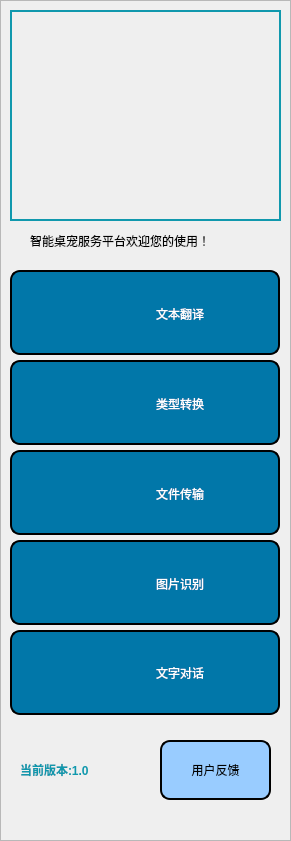
   <widget class="QFrame" name="frame_3">
    <property name="geometry">
     <rect>
      <x>-1</x>
      <y>-1</y>
      <width>291</width>
      <height>841</height>
     </rect>
    </property>
    <property name="styleSheet">
     <string notr="true">background:#f9f9f9;
toolButton_2:{background:#000}
</string>
    </property>
    <property name="frameShape">
     <enum>QFrame::StyledPanel</enum>
    </property>
    <property name="frameShadow">
     <enum>QFrame::Raised</enum>
    </property>
    <widget class="QLabel" name="label">
     <property name="geometry">
      <rect>
       <x>10</x>
       <y>10</y>
       <width>271</width>
       <height>211</height>
      </rect>
     </property>
     <property name="styleSheet">
      <string notr="true">
background:;
border:2px solid;
border-color:#1098ad;
</string>
     </property>
     <property name="text">
      <string/>
     </property>
     <property name="pixmap">
      <pixmap>E:/Code/python/UI_pic/pet.jpg</pixmap>
     </property>
     <property name="scaledContents">
      <bool>true</bool>
     </property>
    </widget>
    <widget class="QFrame" name="frame_11">
     <property name="geometry">
      <rect>
       <x>10</x>
       <y>270</y>
       <width>270</width>
       <height>85</height>
      </rect>
     </property>
     <property name="styleSheet">
      <string notr="true">border: 2px solid black;
font: 18pt &quot;Agency FB&quot;;
background:rgb(1, 119, 169);
border-radius:10px;
</string>
     </property>
     <property name="frameShape">
      <enum>QFrame::StyledPanel</enum>
     </property>
     <property name="frameShadow">
      <enum>QFrame::Raised</enum>
     </property>
     <widget class="QToolButton" name="toolButton_2">
      <property name="geometry">
       <rect>
        <x>80</x>
        <y>11</y>
        <width>180</width>
        <height>65</height>
       </rect>
      </property>
      <property name="maximumSize">
       <size>
        <width>180</width>
        <height>80</height>
       </size>
      </property>
      <property name="styleSheet">
       <string notr="true">font: 25pt &quot;Agency FB&quot;;
border: 0px solid black;
color:#ffffff;

</string>
      </property>
      <property name="text">
       <string>文本翻译</string>
      </property>
     </widget>
     <widget class="QLabel" name="label_7">
      <property name="geometry">
       <rect>
        <x>10</x>
        <y>13</y>
        <width>65</width>
        <height>65</height>
       </rect>
      </property>
      <property name="styleSheet">
       <string notr="true">border: 0px solid black;
</string>
      </property>
      <property name="text">
       <string/>
      </property>
      <property name="pixmap">
       <pixmap>E:/Code/python/UI_pic/1翻译.png</pixmap>
      </property>
      <property name="scaledContents">
       <bool>true</bool>
      </property>
     </widget>
    </widget>
    <widget class="QFrame" name="frame_10">
     <property name="geometry">
      <rect>
       <x>10</x>
       <y>360</y>
       <width>270</width>
       <height>85</height>
      </rect>
     </property>
     <property name="styleSheet">
      <string notr="true">border: 2px solid black;
font: 18pt &quot;Agency FB&quot;;
background:rgb(1, 119, 169);
border-radius:10px;
</string>
     </property>
     <property name="frameShape">
      <enum>QFrame::StyledPanel</enum>
     </property>
     <property name="frameShadow">
      <enum>QFrame::Raised</enum>
     </property>
     <widget class="QLabel" name="label_6">
      <property name="geometry">
       <rect>
        <x>10</x>
        <y>10</y>
        <width>65</width>
        <height>65</height>
       </rect>
      </property>
      <property name="maximumSize">
       <size>
        <width>65</width>
        <height>65</height>
       </size>
      </property>
      <property name="styleSheet">
       <string notr="true">border: 0px solid black;
</string>
      </property>
      <property name="text">
       <string/>
      </property>
      <property name="pixmap">
       <pixmap>E:/Code/python/UI_pic/文件2.png</pixmap>
      </property>
      <property name="scaledContents">
       <bool>true</bool>
      </property>
     </widget>
     <widget class="QToolButton" name="toolButton_3">
      <property name="geometry">
       <rect>
        <x>80</x>
        <y>11</y>
        <width>180</width>
        <height>65</height>
       </rect>
      </property>
      <property name="maximumSize">
       <size>
        <width>180</width>
        <height>80</height>
       </size>
      </property>
      <property name="styleSheet">
       <string notr="true">color:#ffffff;
font: 25pt &quot;Agency FB&quot;;
border: 0px solid black;
</string>
      </property>
      <property name="text">
       <string>类型转换</string>
      </property>
     </widget>
    </widget>
    <widget class="QFrame" name="frame_9">
     <property name="geometry">
      <rect>
       <x>10</x>
       <y>450</y>
       <width>270</width>
       <height>85</height>
      </rect>
     </property>
     <property name="styleSheet">
      <string notr="true">border: 2px solid black;
font: 18pt &quot;Agency FB&quot;;
background:rgb(1, 119, 169);
border-radius:10px;
</string>
     </property>
     <property name="frameShape">
      <enum>QFrame::StyledPanel</enum>
     </property>
     <property name="frameShadow">
      <enum>QFrame::Raised</enum>
     </property>
     <widget class="QLabel" name="label_5">
      <property name="geometry">
       <rect>
        <x>10</x>
        <y>10</y>
        <width>65</width>
        <height>65</height>
       </rect>
      </property>
      <property name="maximumSize">
       <size>
        <width>65</width>
        <height>65</height>
       </size>
      </property>
      <property name="styleSheet">
       <string notr="true">border: 0px solid black;
</string>
      </property>
      <property name="text">
       <string/>
      </property>
      <property name="pixmap">
       <pixmap>E:/Code/python/UI_pic/传输 (2).png</pixmap>
      </property>
      <property name="scaledContents">
       <bool>true</bool>
      </property>
     </widget>
     <widget class="QToolButton" name="toolButton_4">
      <property name="geometry">
       <rect>
        <x>80</x>
        <y>11</y>
        <width>180</width>
        <height>65</height>
       </rect>
      </property>
      <property name="maximumSize">
       <size>
        <width>180</width>
        <height>80</height>
       </size>
      </property>
      <property name="styleSheet">
       <string notr="true">color:#ffffff;
font: 25pt &quot;Agency FB&quot;;
border: 0px solid black;
</string>
      </property>
      <property name="text">
       <string>文件传输</string>
      </property>
     </widget>
    </widget>
    <widget class="QFrame" name="frame_12">
     <property name="geometry">
      <rect>
       <x>10</x>
       <y>630</y>
       <width>270</width>
       <height>85</height>
      </rect>
     </property>
     <property name="maximumSize">
      <size>
       <width>450</width>
       <height>16777215</height>
      </size>
     </property>
     <property name="styleSheet">
      <string notr="true">border: 2px solid black;
font: 18pt &quot;Agency FB&quot;;
background:rgb(1, 119, 169);
border-radius:10px;
</string>
     </property>
     <property name="frameShape">
      <enum>QFrame::StyledPanel</enum>
     </property>
     <property name="frameShadow">
      <enum>QFrame::Raised</enum>
     </property>
     <widget class="QLabel" name="label_3">
      <property name="geometry">
       <rect>
        <x>10</x>
        <y>10</y>
        <width>65</width>
        <height>65</height>
       </rect>
      </property>
      <property name="maximumSize">
       <size>
        <width>65</width>
        <height>65</height>
       </size>
      </property>
      <property name="styleSheet">
       <string notr="true">border: 0px solid black;
</string>
      </property>
      <property name="text">
       <string/>
      </property>
      <property name="pixmap">
       <pixmap>E:/Code/python/UI_pic/对话.png</pixmap>
      </property>
      <property name="scaledContents">
       <bool>true</bool>
      </property>
     </widget>
     <widget class="QToolButton" name="toolButton">
      <property name="geometry">
       <rect>
        <x>80</x>
        <y>10</y>
        <width>180</width>
        <height>65</height>
       </rect>
      </property>
      <property name="styleSheet">
       <string notr="true">color:#ffffff;
font: 25pt &quot;Agency FB&quot;;
border: 0px solid black;
</string>
      </property>
      <property name="text">
       <string>文字对话</string>
      </property>
     </widget>
    </widget>
    <widget class="QFrame" name="frame_8">
     <property name="geometry">
      <rect>
       <x>10</x>
       <y>540</y>
       <width>270</width>
       <height>85</height>
      </rect>
     </property>
     <property name="styleSheet">
      <string notr="true">border: 2px solid black;
font: 18pt &quot;Agency FB&quot;;
background:rgb(1, 119, 169);
border-radius:10px;
</string>
     </property>
     <property name="frameShape">
      <enum>QFrame::StyledPanel</enum>
     </property>
     <property name="frameShadow">
      <enum>QFrame::Raised</enum>
     </property>
     <widget class="QLabel" name="label_4">
      <property name="geometry">
       <rect>
        <x>10</x>
        <y>15</y>
        <width>61</width>
        <height>61</height>
       </rect>
      </property>
      <property name="maximumSize">
       <size>
        <width>65</width>
        <height>65</height>
       </size>
      </property>
      <property name="styleSheet">
       <string notr="true">border: 0px solid black;
</string>
      </property>
      <property name="text">
       <string/>
      </property>
      <property name="pixmap">
       <pixmap>E:/Code/python/UI_pic/图片识别.png</pixmap>
      </property>
      <property name="scaledContents">
       <bool>true</bool>
      </property>
     </widget>
     <widget class="QToolButton" name="toolButton_5">
      <property name="geometry">
       <rect>
        <x>80</x>
        <y>11</y>
        <width>180</width>
        <height>65</height>
       </rect>
      </property>
      <property name="maximumSize">
       <size>
        <width>180</width>
        <height>80</height>
       </size>
      </property>
      <property name="styleSheet">
       <string notr="true">color:#ffffff;
font: 25pt &quot;Agency FB&quot;;
border: 0px solid black;
</string>
      </property>
      <property name="text">
       <string>图片识别</string>
      </property>
     </widget>
    </widget>
    <widget class="QToolButton" name="toolButton_6">
     <property name="geometry">
      <rect>
       <x>160</x>
       <y>740</y>
       <width>111</width>
       <height>60</height>
      </rect>
     </property>
     <property name="maximumSize">
      <size>
       <width>200</width>
       <height>80</height>
      </size>
     </property>
     <property name="styleSheet">
      <string notr="true">border:2px solid;
font: 15pt &quot;Agency FB&quot;;
background:#99CCFF;
border-radius:10px;</string>
     </property>
     <property name="text">
      <string>用户反馈</string>
     </property>
    </widget>
    <widget class="QLabel" name="label_9">
     <property name="geometry">
      <rect>
       <x>30</x>
       <y>230</y>
       <width>241</width>
       <height>21</height>
      </rect>
     </property>
     <property name="styleSheet">
      <string notr="true">border: 2px solid rgb(211, 211, 211);
border: 0px solid black;
font: 12pt &quot;Agency FB&quot;;</string>
     </property>
     <property name="text">
      <string>智能桌宠服务平台欢迎您的使用！</string>
     </property>
    </widget>
    <widget class="QLabel" name="label_8">
     <property name="geometry">
      <rect>
       <x>20</x>
       <y>750</y>
       <width>120</width>
       <height>41</height>
      </rect>
     </property>
     <property name="styleSheet">
      <string notr="true">
border: 0px solid black;
font: 15pt &quot;Bahnschrift SemiCondensed&quot;;
color:#1098ad;</string>
     </property>
     <property name="text">
      <string>&lt;html&gt;&lt;head/&gt;&lt;body&gt;&lt;p&gt;&lt;span style=&quot; font-weight:600;&quot;&gt;当前版本:1.0    &lt;/span&gt;&lt;/p&gt;&lt;/body&gt;&lt;/html&gt;</string>
     </property>
    </widget>
   </widget>
